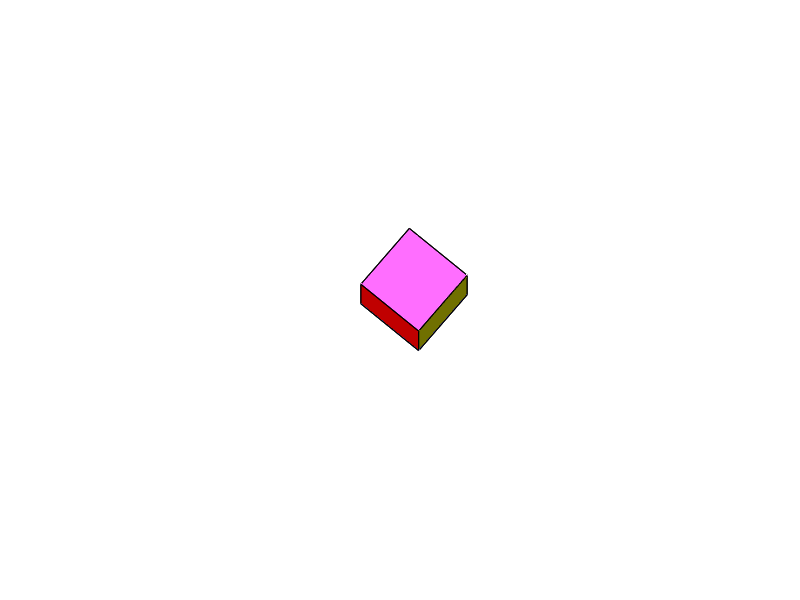

The MATLAB source for this figure: (Note: this script raises an error after producing the figure.)
figure;
% [x,y,z] = sphere(10);
% surf(x,y,z);

vert = [0 0 0;1 0 0;1 1 0;0 1 0;0 0 1;1 0 1;1 1 1;0 1 1];
vert = bsxfun(@minus, vert, [0.5 0.5 0.5])
fac = [1 2 6; 6 5 1;2 3 7;6 2 7;3 4 8; 7 3 8;4 1 5; 4 5 8;2 1 3; 1 4 3;5 6 7; 8 5 7];
fac = [2 6 5 1;2 3 7 6;3 4 8 7;4 1 5 8;1 2 3 4;5 6 7 8];

%fac = [1 2 6; 2 3 7;3 4 8;4 1 5;1 2 3;5 6 7];
h = patch('Vertices',vert,'Faces',fac,'FaceVertexCData',hsv(6),'FaceColor','flat')

axis equal
axis off
view(40,75)
xlim([-2 2])
ylim([-2 2])
zlim([-2 2])
%shading interp
lightangle(-45,30)
camlight right
camlight left
h.FaceLighting = 'gouraud';
h.AmbientStrength = 0.3;
h.DiffuseStrength = 0.8;
h.SpecularStrength = 0.9;
h.SpecularExponent = 25;
h.BackFaceLighting = 'unlit';
figure2xhtml('example5',gcf)